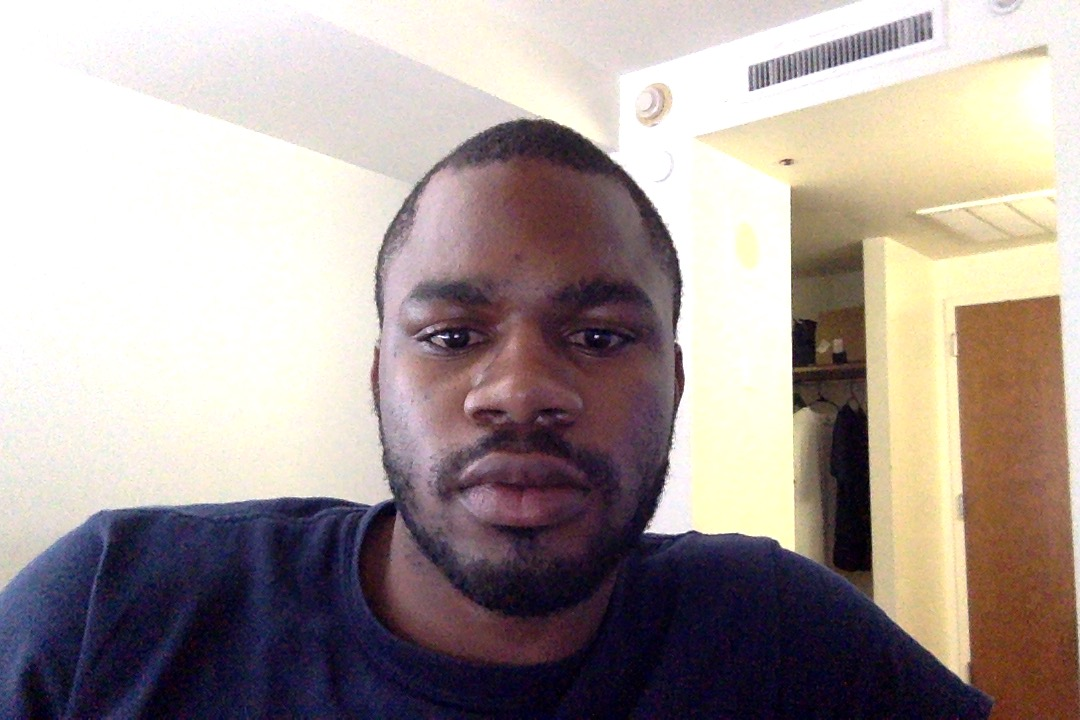
#> input picture data/nosmile.jpg, 1080 x 720 px, given in place of glasses.mp4, which was not available
$ jupyter execute --allow-errors attentiondetector.ipynb   (shell and % lines are left out)   (older library calls are emulated)   (text cells are left out)
#> lines starting #> are read from the running program, lines starting #| are printed output that depends on the picture; pictures that were not available may be replaced by others from this repository, and a replacement may not be noted
[cell 1]
from cv2 import cv2
import os

videopath = '../data/glasses.mp4'
video = cv2.VideoCapture(videopath)
while video.isOpened():
    ret, frame = video.read()
#> frame is the input picture: shape (720, 1080, 3); mean B, G, R 151.5, 154.9, 166.7
    cv2.imshow('frame', frame)
    """fps = video.get(cv2.CAP_PROP_FPS)
    width = video.get(cv2.CAP_PROP_FRAME_WIDTH)
    height = video.get(cv2.CAP_PROP_FRAME_HEIGHT)
    timestamp = video.get(cv2.CAP_PROP_POS_MSEC)"""
    if cv2.waitKey(25)== ord('q'):
#> (key q is pressed here)
#> `frame = cv2.flip(frame,1)`:
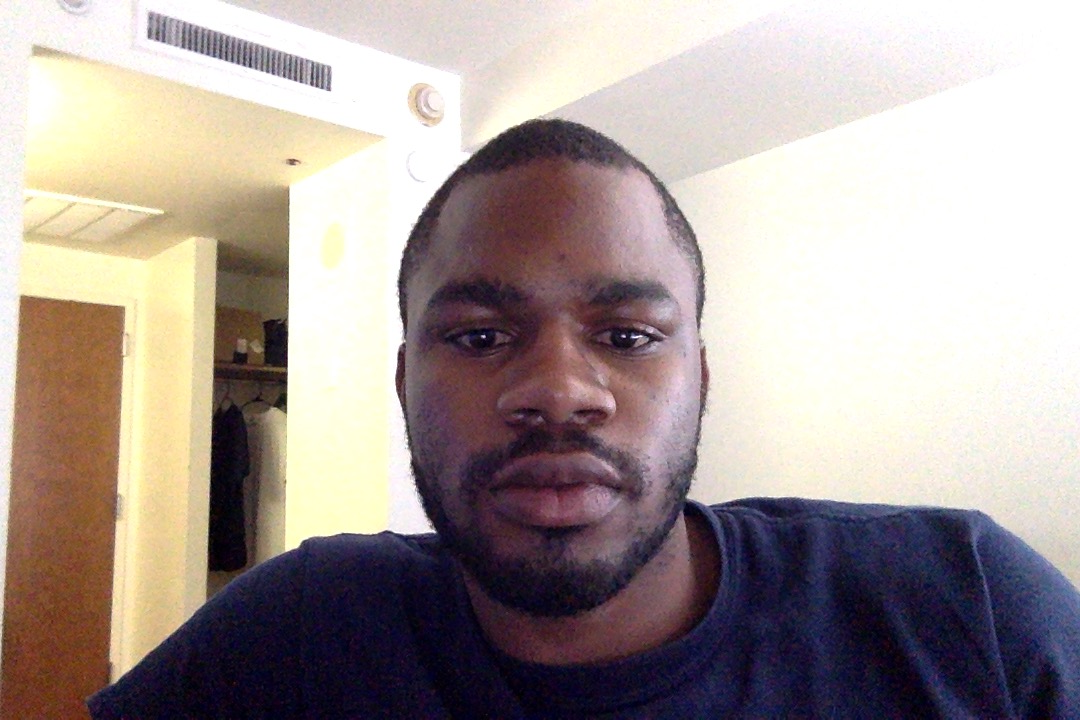
#> frame: shape (720, 1080, 3); mean B, G, R 151.5, 154.9, 166.7
#> `gray = cv2.cvtColor(frame, cv2.COLOR_BGR2GRAY)`:
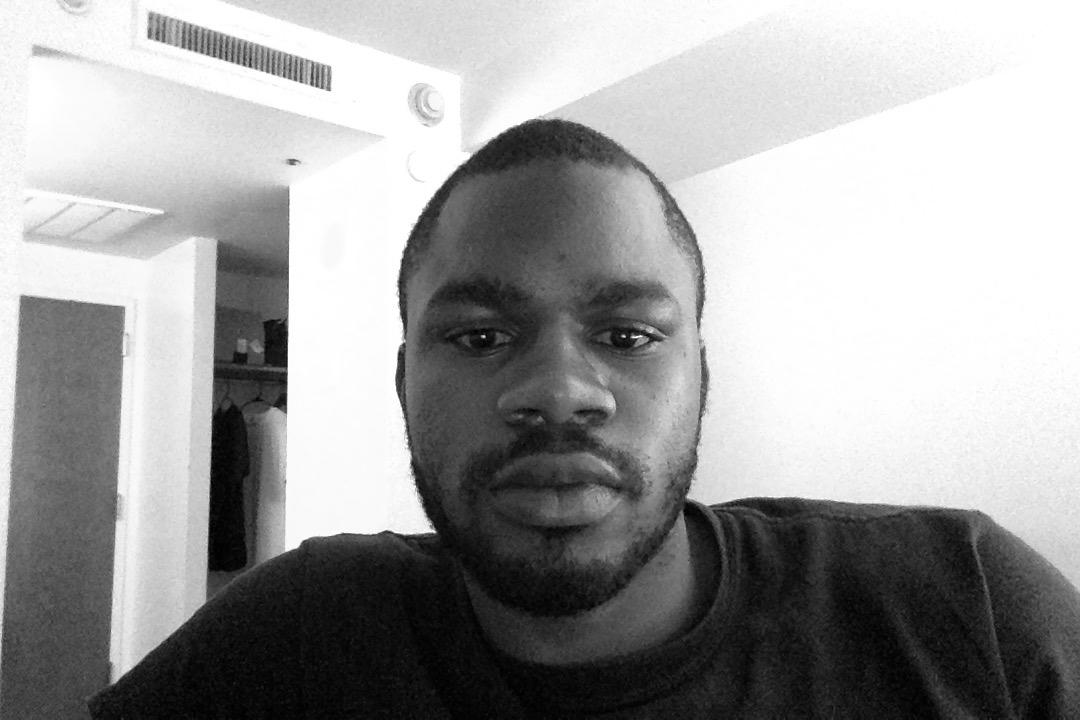
#> gray: shape (720, 1080); min 0, max 255, mean 158
        video.release()
        cv2.destroyAllWindows()
        break

[cell 2]
#We create our library dependecies and global variables for our little test algorithm for a face and eye tracker
import cv2, time, os
import PIL.Image
from IPython.display import clear_output
import numpy as np
import dlib
import matplotlib.pyplot as plt

print(os.getcwd())
path01 = '../data/haarcascades'
path02 = "../iris-tracker-by-contours/shape_predictor_68_face_landmarks.dat"

#We create our pre-trained cascade objects for face and eye
f = "haarcascade_frontalface_default.xml"
e = "haarcascade_eye.xml"
le = "haarcascade_lefteye_2splits"
re = "haarcascade_righteye_2splits"

#> (the rest of this cell did not finish here and is left out)

[cell 3]
import dlib
import time
import cv2
import numpy as np
import numpy.linalg

[cell 4]
vs = cv2.VideoCapture(0)
numerator=0
denominator=0

#Instantiate frontal face detector
#> (the rest of this cell did not finish here and is left out)

[cell 5]
#We create our eye class which contain our eye coordinates
class Eye():
    # [27 lines left out: functions __init__, detect_eyes, not called in this run]

[cell 6]
cap = cv2.VideoCapture(0)
#> (the rest of this cell did not finish here and is left out)

[cell 7]
#import boto3
#boto3.client('rekognition')
#boto3.client('kinesisvideo')

#> (a cell that did not finish here is left out)

[cell 9]
#Annotation module for extracting on-screen cursor coordinates for classifier labels

import pynput
from pynput.mouse import Button, Controller
mouse = Controller()
mouse.position = (10,20)
mouse.move(100,200)

[cell 10]
import sympy as sp
x = sp.Symbol('x')
print(sp.diff(3*x**2 + 1,x))

from scipy.misc import derivative
def f(x):
    return 3*x**2 + 1
print(derivative(f,2.0))
#> (this line was passed over: scipy is not available in this run)

def d(x):
    return derivative(f,x)

import matplotlib.pyplot as plt
import numpy as np

y = np.linspace(-3,3)
plt.plot(y,f(y))
#> (this line was passed over: IPython is not available in this run)
plt.plot(y,d(y))
#> (the call stopped at in d, `return derivative(f,x)`: scipy is not available in this run)

$ run again, on data/plane.jpg
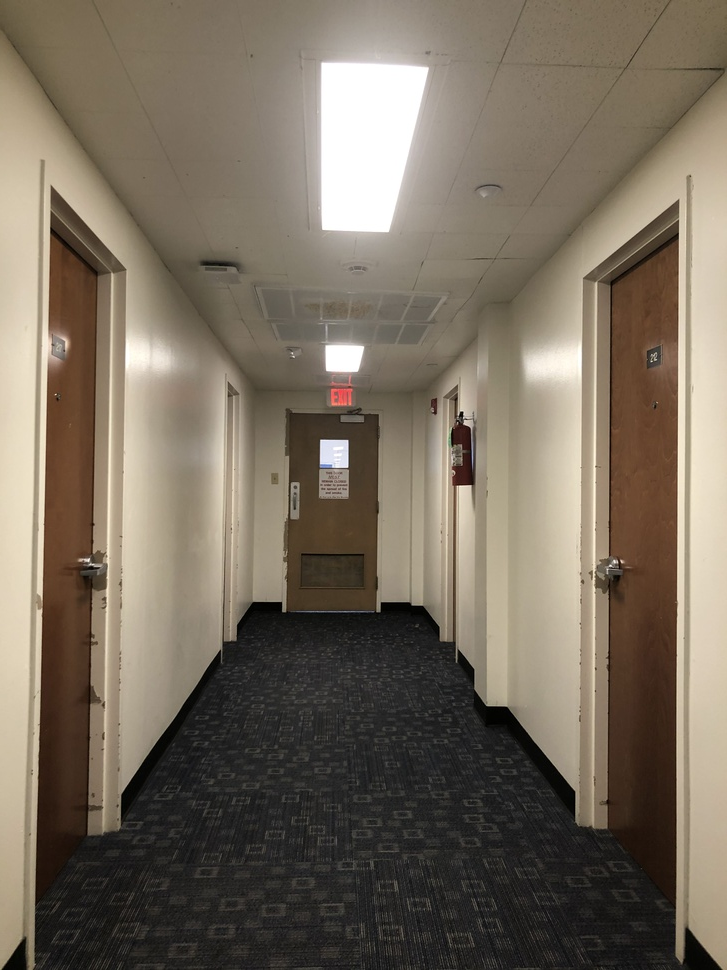
#> input picture data/plane.jpg, 727 x 970 px, shrunk from 3024 x 4032 before the run, given in place of glasses.mp4, which was not available
#> frame is the input picture: shape (970, 727, 3); mean B, G, R 95.5, 110, 120.8
#> `frame = cv2.flip(frame,1)`:
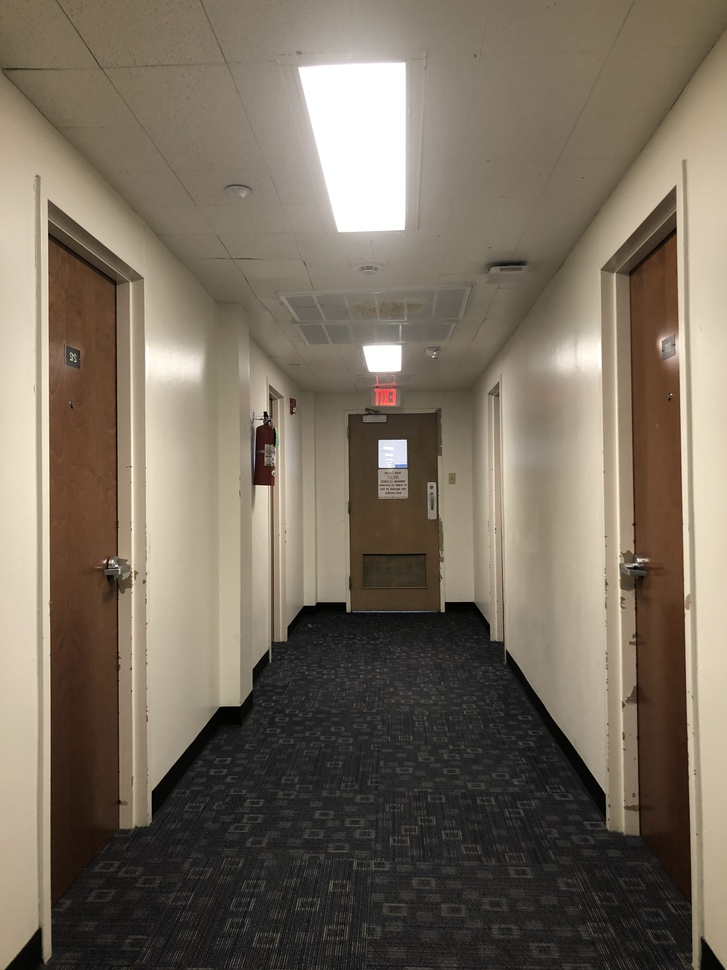
#> frame: shape (970, 727, 3); mean B, G, R 95.5, 110, 120.8
#> `gray = cv2.cvtColor(frame, cv2.COLOR_BGR2GRAY)`:
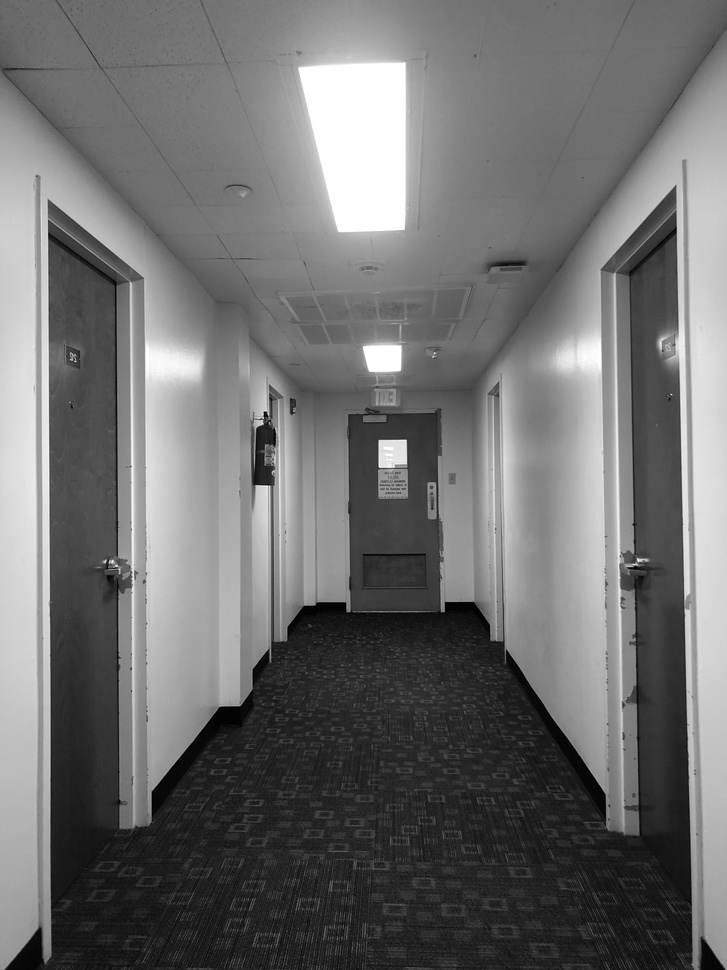
#> gray: shape (970, 727); min 0, max 255, mean 111.6

$ run again, on data/pygame_ball.jpeg
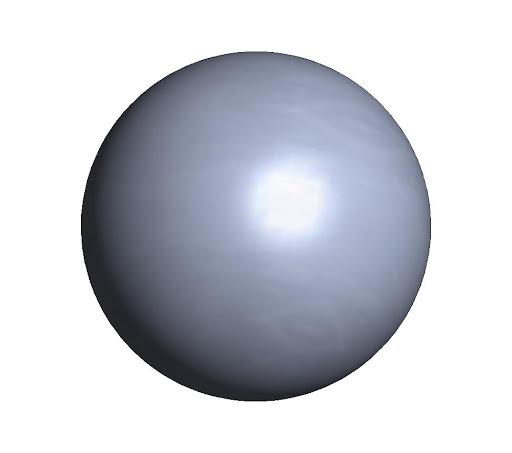
#> input picture data/pygame_ball.jpeg, 512 x 453 px, given in place of glasses.mp4, which was not available
#> frame is the input picture: shape (453, 512, 3); mean B, G, R 212.4, 204.8, 202
#> `frame = cv2.flip(frame,1)`:
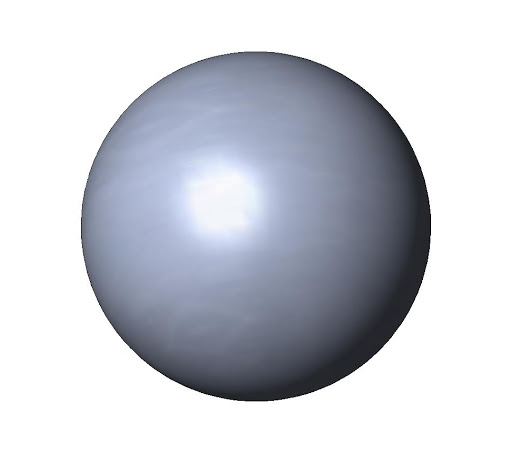
#> frame: shape (453, 512, 3); mean B, G, R 212.4, 204.8, 202
#> `gray = cv2.cvtColor(frame, cv2.COLOR_BGR2GRAY)`:
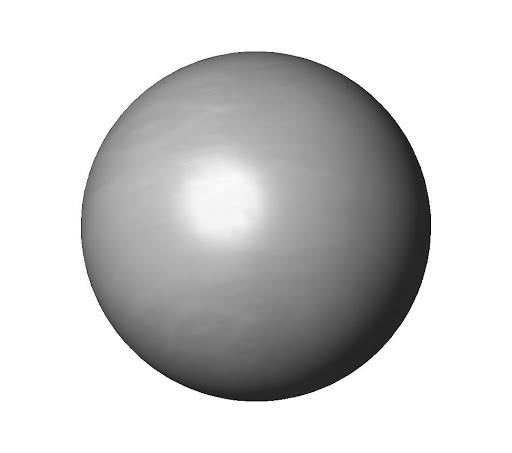
#> gray: shape (453, 512); min 0, max 255, mean 204.8
